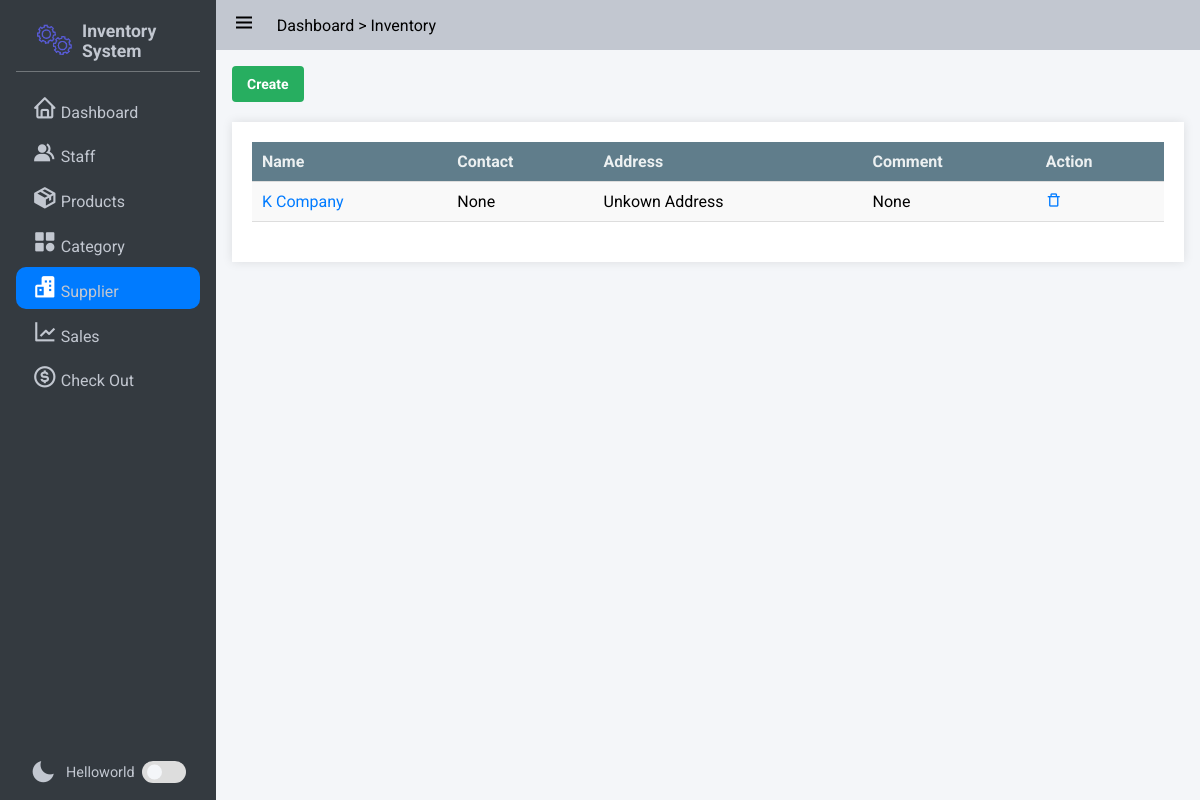
Page /suppliers/search on the earlier database version.
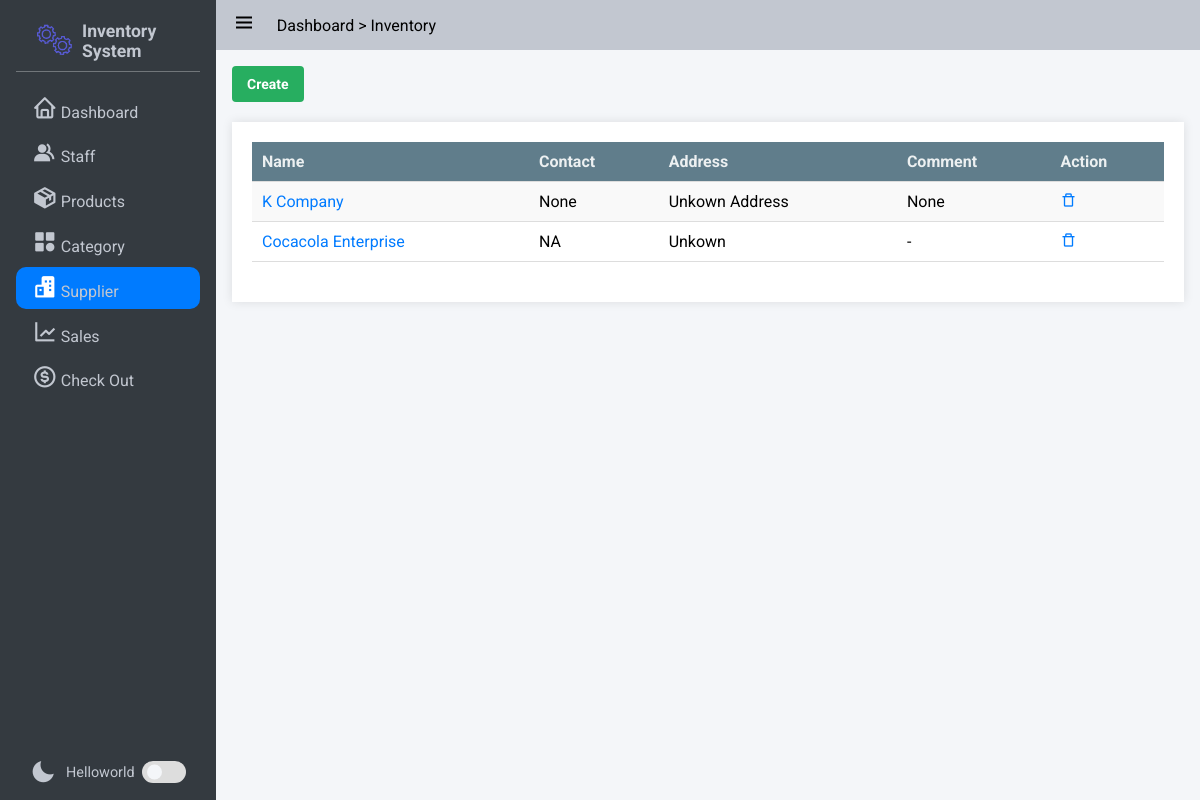
Same page on the later database version.
### app/models/supplier.py (models this page shows)
class Supplier(db.Model):
    id = db.Column(db.Integer, primary_key=True)
    Name = db.Column(db.String, nullable=False)
    Contact = db.Column(db.String, nullable=True)
    Address = db.Column(db.String, nullable=True)
    Comment = db.Column(db.String, nullable=True)

### app/supplier/routes.py (the view)
@bp.route('/search')
def search_supplier():
    keyword = request.args.get('q','')
    suppliers = Supplier.query.filter(Supplier.Name.ilike(f'%{keyword}%')).all()
    return render_template('supplier/index.html', suppliers=suppliers)

### app/templates/supplier/index.html (shortened to what this page needs)
{% extends 'base.html' %}
{% block css_style %}
    <link rel="stylesheet" href="{{url_for('static',filename='css/table.css')}}">
    <link rel="stylesheet" href="{{url_for('static',filename='css/form.css')}}">
    <link rel="stylesheet" href="{{url_for('static',filename='css/modal.css')}}">
    <link rel="stylesheet" href="{{url_for('static',filename='css/modal.css')}}">
{% endblock %}
{% block nav_supplier %}active{% endblock %}
{% block content %}
<button class="button success" onclick="openModal()">Create</button>
<div class="table-container maxheight-800 scrollable">
    <table>
        <tr>
            <th>Name</th>
            <th>Contact</th>
            <th>Address</th>
            <th>Comment</th>
            <th>Action</th>
        </tr>
        {% for supplier in suppliers %}
        <tr>
            <td><a href="{{url_for('supplier.get_supplier',id = supplier.id)}}">{{supplier.Name}}</a></td>
            <td>{{supplier.Contact}}</td>
            <td>{{supplier.Address}}</td>
            <td>{{supplier.Comment}}</td>
            <td>
                <a href="{{url_for('supplier.delete_supplier',id = supplier.id)}}" onclick="return confirm('Are you sure you want to delete this item?')"><i class='bx bx-trash-alt'></i></a>
            </td>
        </tr>
        {% endfor %}
    </table>
</div>
{% endblock %}

Differences in the rows shown:
added Supplier: Name "Cocacola Enterprise", Contact "NA", Address "Unkown", Comment "-"
